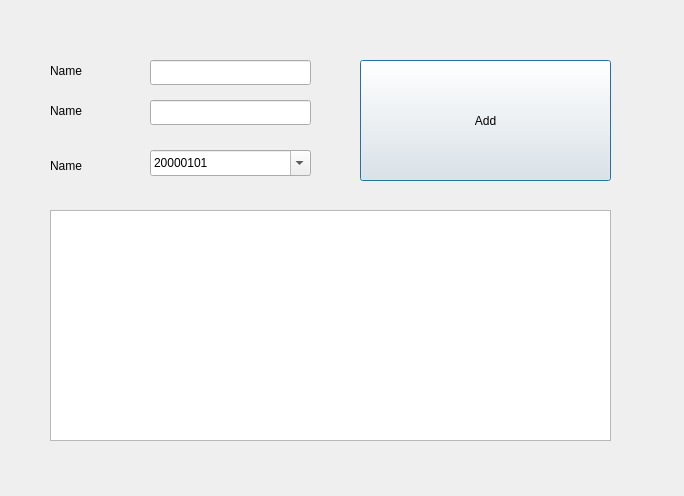
<?xml version="1.0" encoding="UTF-8"?>
<ui version="4.0">
 <class>Dialog</class>
 <widget class="QDialog" name="Dialog">
  <property name="geometry">
   <rect>
    <x>0</x>
    <y>0</y>
    <width>684</width>
    <height>496</height>
   </rect>
  </property>
  <property name="windowTitle">
   <string>Dialog</string>
  </property>
  <widget class="QLabel" name="label">
   <property name="geometry">
    <rect>
     <x>50</x>
     <y>50</y>
     <width>101</width>
     <height>41</height>
    </rect>
   </property>
   <property name="text">
    <string>Name</string>
   </property>
  </widget>
  <widget class="QLabel" name="label_2">
   <property name="geometry">
    <rect>
     <x>50</x>
     <y>90</y>
     <width>51</width>
     <height>41</height>
    </rect>
   </property>
   <property name="text">
    <string>Name</string>
   </property>
  </widget>
  <widget class="QLabel" name="label_3">
   <property name="geometry">
    <rect>
     <x>50</x>
     <y>140</y>
     <width>101</width>
     <height>51</height>
    </rect>
   </property>
   <property name="text">
    <string>Name</string>
   </property>
  </widget>
  <widget class="QLineEdit" name="lineEdit">
   <property name="geometry">
    <rect>
     <x>150</x>
     <y>60</y>
     <width>161</width>
     <height>25</height>
    </rect>
   </property>
  </widget>
  <widget class="QLineEdit" name="lineEdit_2">
   <property name="geometry">
    <rect>
     <x>150</x>
     <y>100</y>
     <width>161</width>
     <height>25</height>
    </rect>
   </property>
  </widget>
  <widget class="QPushButton" name="pushButton">
   <property name="geometry">
    <rect>
     <x>360</x>
     <y>60</y>
     <width>251</width>
     <height>121</height>
    </rect>
   </property>
   <property name="text">
    <string>Add</string>
   </property>
  </widget>
  <widget class="QDateEdit" name="dateEdit">
   <property name="geometry">
    <rect>
     <x>150</x>
     <y>150</y>
     <width>161</width>
     <height>26</height>
    </rect>
   </property>
   <property name="displayFormat">
    <string>yyyyMMdd</string>
   </property>
   <property name="calendarPopup">
    <bool>true</bool>
   </property>
  </widget>
  <widget class="QTableWidget" name="tableWidget">
   <property name="geometry">
    <rect>
     <x>50</x>
     <y>210</y>
     <width>561</width>
     <height>231</height>
    </rect>
   </property>
  </widget>
 </widget>
 <resources/>
 <connections/>
</ui>
